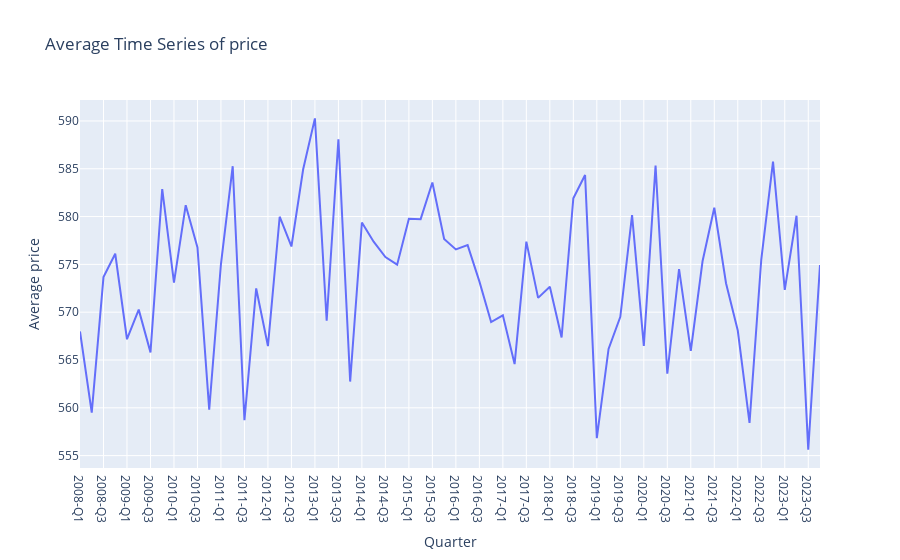

Notebook cell for this chart:
### Code cell
create_aggregated_time_series_plot(simulated_data_with_ids_and_filters,'price')

### Figure 1 — Plotly figure (JSON) as saved in the notebook; plotly's stock layout.template omitted (floating-point values rounded to 4 significant figures)
{"data": [{"hovertemplate": "quarter=%{x}<br>price=%{y}<extra></extra>", "legendgroup": "", "line": {"color": "#636efa", "dash": "solid"}, "marker": {"symbol": "circle"}, "mode": "lines", "name": "", "orientation": "v", "showlegend": false, "type": "scatter", "x": ["2008-Q1", "2008-Q2", "2008-Q3", "2008-Q4", "2009-Q1", "2009-Q2", "2009-Q3", "2009-Q4", "2010-Q1", "2010-Q2", "2010-Q3", "2010-Q4", "2011-Q1", "2011-Q2", "2011-Q3", "2011-Q4", "2012-Q1", "2012-Q2", "2012-Q3", "2012-Q4", "2013-Q1", "2013-Q2", "2013-Q3", "2013-Q4", "2014-Q1", "2014-Q2", "2014-Q3", "2014-Q4", "2015-Q1", "2015-Q2", "2015-Q3", "2015-Q4", "2016-Q1", "2016-Q2", "2016-Q3", "2016-Q4", "2017-Q1", "2017-Q2", "2017-Q3", "2017-Q4", "2018-Q1", "2018-Q2", "2018-Q3", "2018-Q4", "2019-Q1", "2019-Q2", "2019-Q3", "2019-Q4", "2020-Q1", "2020-Q2", "2020-Q3", "2020-Q4", "2021-Q1", "2021-Q2", "2021-Q3", "2021-Q4", "2022-Q1", "2022-Q2", "2022-Q3", "2022-Q4", "2023-Q1", "2023-Q2", "2023-Q3", "2023-Q4"], "xaxis": "x", "y": [568.0, 559.5, 573.7, 576.1, 567.2, 570.3, 565.8, 582.9, 573.1, 581.2, 576.8, 559.8, 575.0, 585.3, 558.7, 572.5, 566.5, 580.0, 576.9, 584.9, 590.3, 569.1, 588.1, 562.7, 579.4, 577.4, 575.8, 575.0, 579.8, 579.7, 583.6, 577.7, 576.6, 577.0, 573.2, 569.0, 569.7, 564.6, 577.4, 571.5, 572.7, 567.4, 581.9, 584.4, 556.8, 566.2, 569.5, 580.1, 566.5, 585.3, 563.6, 574.5, 565.9, 575.3, 580.9, 573.0, 568.1, 558.4, 575.5, 585.8, 572.3, 580.1, 555.6, 574.9], "yaxis": "y"}], "layout": {"autosize": true, "legend": {"tracegroupgap": 0}, "title": {"text": "Average Time Series of price"}, "xaxis": {"anchor": "y", "autorange": true, "domain": [0, 1], "range": [0, 63], "title": {"text": "Quarter"}, "type": "category"}, "yaxis": {"anchor": "x", "autorange": true, "domain": [0, 1], "range": [553.7, 592.2], "title": {"text": "Average price"}, "type": "linear"}}}
